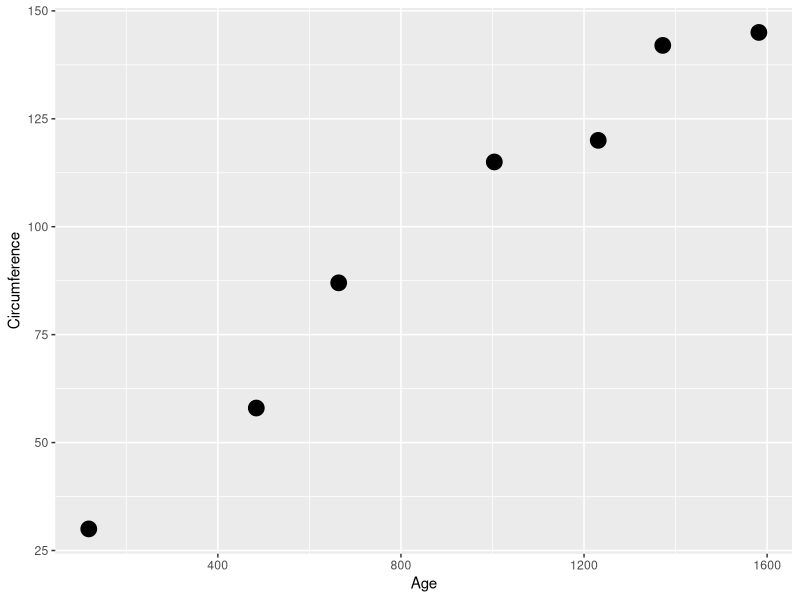
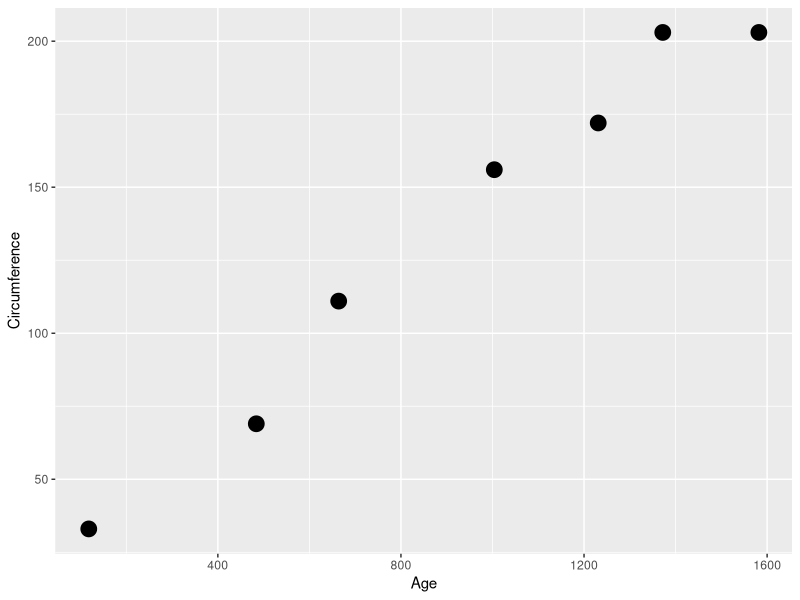
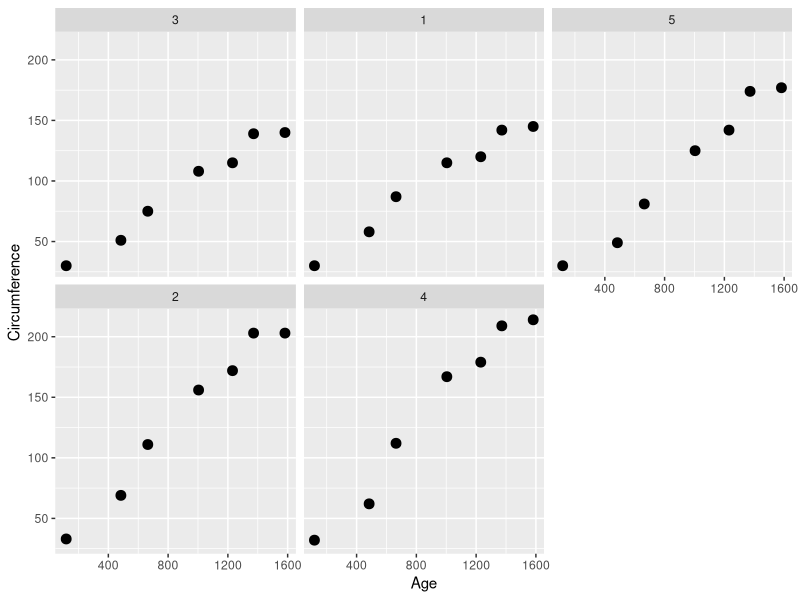
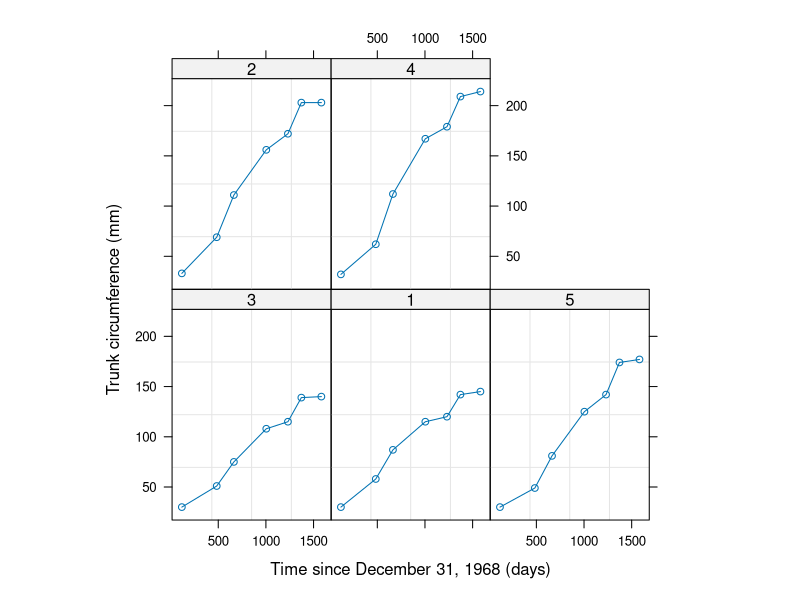
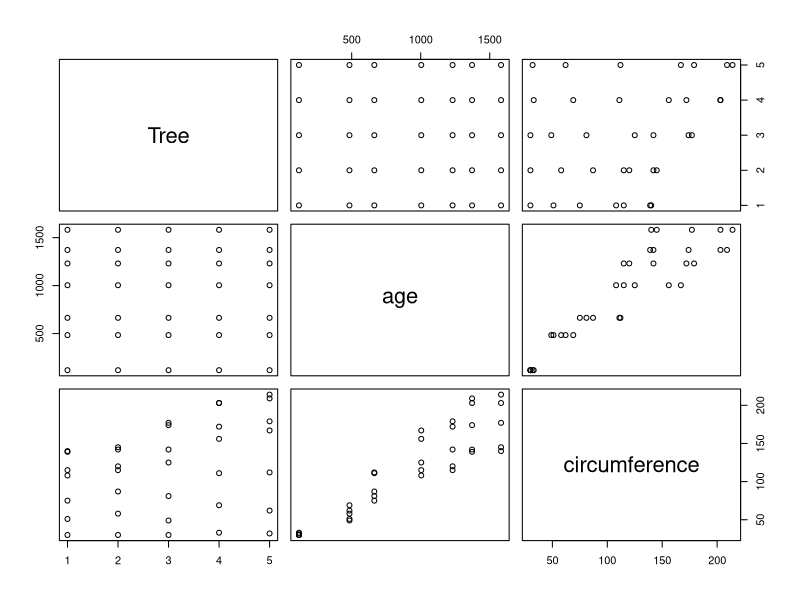
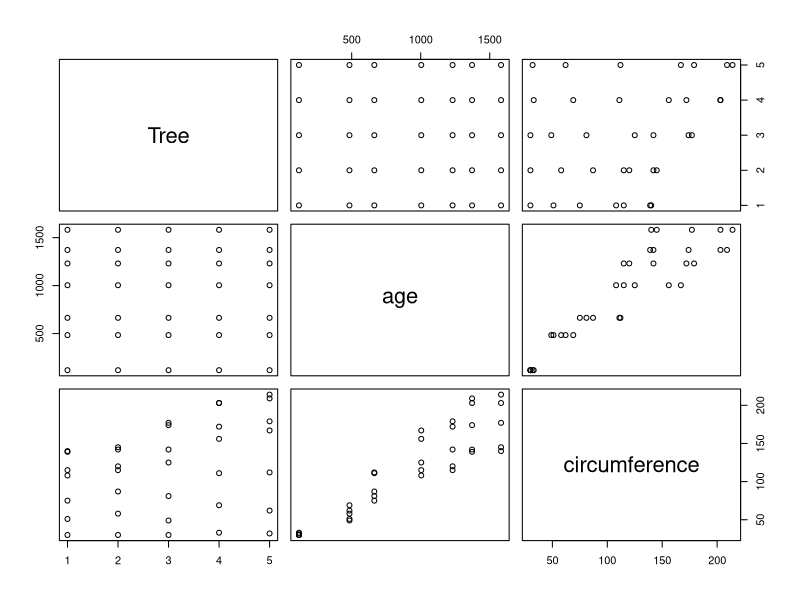
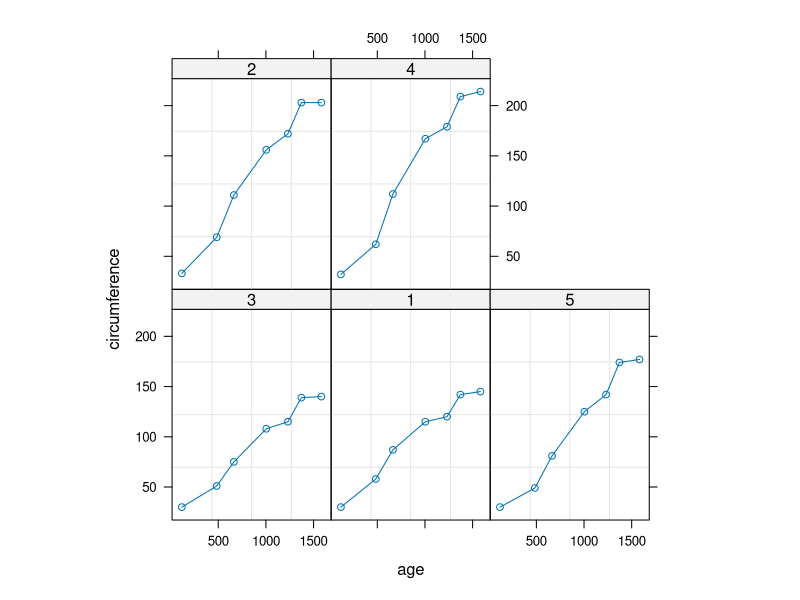
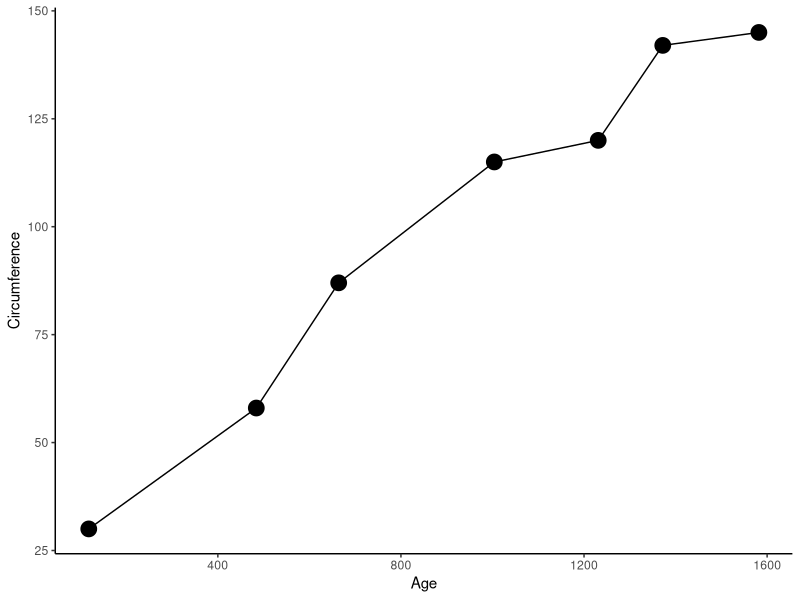

Reproduce these figures in R, in order.
##### PACOTES #####

library(tidyverse)
library(nlme)
library(Metrics)

##### Prática 1: Visualização de dados #####

#### 1.1. Carregando base de dados ####

head(Orange)
View(Orange)
?Orange

#### 1.2. Análise da primeira árvore ####

#### 1.2.1. Selecionando apenas a primeira árvore ####

df_p1 = Orange %>% filter(Tree == 1)
df_p1

#### 1.2.2. Gráfico para a primeira árvore ####

df_p1 %>%
  ggplot(aes(x = age, y = circumference)) +
  geom_point(size = 5) +
  labs(x = 'Age', y = 'Circumference')

#### 1.3. Análise da segunda árvore ####

#### 1.3.1. Selecionando a segunda árvore  ####

df_p2 = Orange %>% filter(Tree == 2)
df_p2

#### 1.3.2. Gráfico para a segunda árvore ####

df_p2 %>%
  ggplot(aes(x = age, y = circumference)) +
  geom_point(size = 5) +
  labs(x = 'Age', y = 'Circumference')

#### 1.4. Gráfico para todas as árvores simultaneamente ####

head(Orange)
unique(Orange$Tree) # 5 árvores no total

Orange %>%
  ggplot(aes(x = age, y = circumference)) +
  geom_point(size = 3) + facet_wrap(~Tree) +
  labs(x = 'Age', y = 'Circumference')

#### 1.5. Outra opção ####

plot(Orange) # classe 'groupedData'

#### 1.6. groupedData x data.frame ####

Orange_df = as.data.frame(Orange)
plot(Orange_df)

#### 1.7. Transformando data.frame em groupedData ####

head(Orange_df)
head(Orange)

# obj_agrupado = groupedData(y ~ x, data = data.frame)
Orange_gd = groupedData(circumference ~ age | Tree, data = Orange_df)

plot(Orange_df)
plot(Orange_gd)

##### Prática 2: Ajustando Modelos não lineares no R #####

#### 2.1. Modelo Logístico (Self-Starting)  ####

df_p1

m1_p1 = nls(circumference ~ SSlogis(age, Asym, xmid, scal),
            data = df_p1)
summary(m1_p1)
# Dica: verificar ?selfStart
?selfStart

#### 2.2. Modelo Logístico (função própria) ####

logistic = function(age, Asym, xmid, scal){
  Asym / (1 + exp(- scal * (age - xmid)))
}

m2_p1 = nls(circumference ~ logistic(age, Asym, xmid, scal),
            start = list(Asym = 150, xmid = 600, scal = .001),
            data = df_p1)
m2_p1

#### 2.3. Como identificar bons chutes iniciais (1) ####

df_p1 %>%
  ggplot(aes(x = age, y = circumference)) +
  geom_point(size = 5) + geom_line() +
  labs(x = 'Age', y = 'Circumference') +
  theme_classic()

#### 2.4. Acessando os valores ajustados ####

#### 2.4.1. Acessando valores ajustados ####

aj = fitted(m1_p1)

#### 2.4.2. Adicionando ao data frame ####

df_p1 = df_p1 %>%
  mutate(aj = round(aj, 2))
head(df_p1)

#### 2.4.3. Plotando valores ajustados ####

df_p1 %>%
  ggplot() +
  geom_point(aes(x = age, y = circumference), size = 3) +
  geom_line(aes(x = age, y = aj), linewidth = 1, color = 'blue')

#### 2.4.4. Predizendo novos valores ####

dados = data.frame(age = 1200)
predict(m1_p1, dados)

dados2 = data.frame(age = c(400, 587, 1471))
predict(m1_p1, dados2)

##### Prática 3: Chutes iniciais (2) #####

#### 3.1. Ganho de peso de aves ####

#### 3.1.1 Base de dados ####

Amount = c(rep(0, 10), rep(c(0.04, .1, .16, .28, .44), each = 5))
Gain = c(644, 631, 661, 624, 633, 610, 615, 605, 608, 599,
         698, 667, 657, 685, 635, 730, 715, 717, 709, 707,
         735, 712, 726, 760, 727, 809, 796, 769, 791, 811,
         767, 771, 799, 799, 791)

turkey = data.frame(Amount, Gain)
head(turkey)

#### 3.1.2. Gráfico ####

turkey %>%
  ggplot(aes(x = Amount, y = Gain)) + geom_point(size = 5, alpha = .5) +
  labs(x = 'Ganho de peso (g)', y = 'Percentual da dieta')

#### 3.1.3. Criando função ####
func = function(Amount, beta1, beta2, beta3){
  beta1 + beta2 * (1 - exp(- beta3 * Amount))
}

#### 3.1.4. Ajustando modelos com chutes específicos ####

mod3 = nls(Gain ~ func(Amount, beta1, beta2, beta3), data = turkey,
           start = c(beta1 = 620, beta2 = 180, beta3 = 6.38),
           trace = TRUE)
mod3

#### 3.1.5. Gráfico de valores ajustados ####

aj = fitted(mod3)
turkey %>% mutate(aj = aj) %>%
  ggplot() +
  geom_point(aes(x = Amount, y = Gain), size = 4) +
  geom_line(aes(x = Amount, y = aj), linewidth = 2, color = 'blue')

##### Prática 4: Ajustando novos modelos #####

##### 4.1. Gompertz #####

gompertz = function(dap, phi1, phi2, phi3){
  phi1 * exp(- exp(- phi3 * (dap - phi2)))
}

# 150 600 0.001
m1_p1 = nls(circumference ~ gompertz(age, phi1, phi2, phi3),
            start = list(phi1 = 154, phi2 = 627, phi3 = .002),
            data = df_p1)
m1_p1
summary(m1_p1)

##### 4.2. von Bertalanffy #####

vonb = function(dap, phi1, phi2, phi3){
  phi1 * ((1 - phi2 * exp((- phi3) * dap)) ^ 3)
}

m3_p1 = nls(circumference ~ vonb(age, phi1, phi2, phi3),
            start = list(phi1 = 150, phi2 = 800, phi3 = .001),
            data = df_p1)
m3_p1
summary(m3_p1)

#### Prática 5: Comparando os três modelos ####

#### 5.1. AIC ####
AIC(m1_p1) # Gompertz
AIC(m2_p1) # Logístico
AIC(m3_p1) # von Bertalanffy

#### 5.2. BIC ####
BIC(m1_p1) # Gompertz
BIC(m2_p1) # Logístico
BIC(m3_p1) # von Bertalanffy

#### 5.3. EQM (MSE) ####
mse(df_p1$circumference, fitted(m1_p1)) # Gompertz
mse(df_p1$circumference, fitted(m2_p1)) # Logístico
mse(df_p1$circumference, fitted(m3_p1)) # von Bertalanffy

#### 5.4. EAM (MAE) ####
mae(df_p1$circumference, fitted(m1_p1)) # Gompertz
mae(df_p1$circumference, fitted(m2_p1)) # Logístico
mae(df_p1$circumference, fitted(m3_p1)) # von Bertalanffy

# Pacote Metrics: https://cran.r-project.org/web/packages/Metrics/Metrics.pdf
